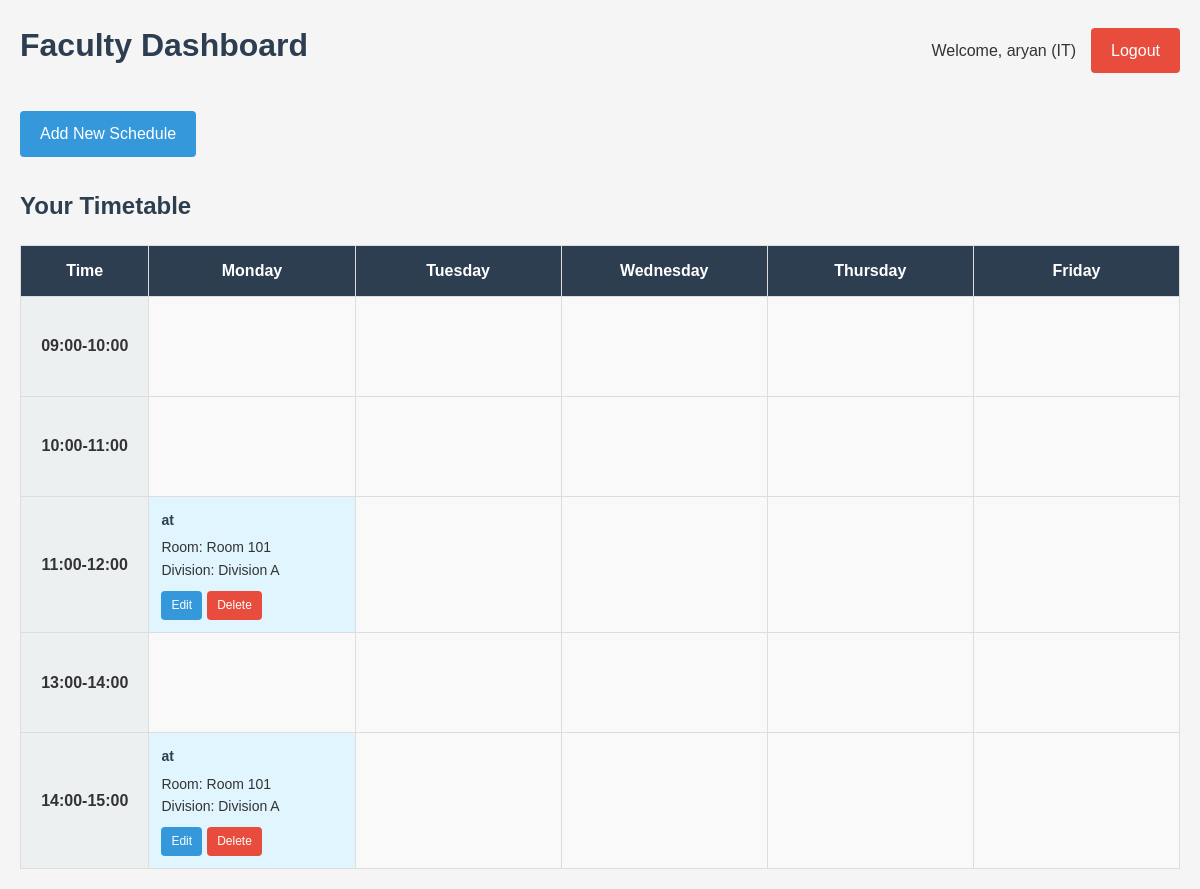
Screenshot of /faculty/dashboard (signed in) with the database file from the repository.
### models.py (models this page shows, shortened)
class Faculty(UserMixin, db.Model):
    id = db.Column(db.Integer, primary_key=True)
    username = db.Column(db.String(64), unique=True, nullable=False)
    email = db.Column(db.String(120), unique=True, nullable=False)
    password_hash = db.Column(db.String(128))
    name = db.Column(db.String(64), nullable=False)
    department = db.Column(db.String(64))
    courses = db.relationship('Course', backref='instructor', lazy='dynamic')

class Course(db.Model):
    id = db.Column(db.Integer, primary_key=True)
    name = db.Column(db.String(100), nullable=False)
    faculty_id = db.Column(db.Integer, db.ForeignKey('faculty.id'), nullable=False)
    division_id = db.Column(db.Integer, db.ForeignKey('division.id'), nullable=False)
    room_id = db.Column(db.Integer, db.ForeignKey('room.id'), nullable=False)
    time_slot_id = db.Column(db.Integer, db.ForeignKey('time_slot.id'), nullable=False)
    created_at = db.Column(db.DateTime, default=datetime.utcnow)

class Room(db.Model):
    id = db.Column(db.Integer, primary_key=True)
    name = db.Column(db.String(20), unique=True, nullable=False)
    capacity = db.Column(db.Integer, default=30)
    is_lab = db.Column(db.Boolean, default=False)
    courses = db.relationship('Course', backref='room', lazy='dynamic')

class Division(db.Model):
    id = db.Column(db.Integer, primary_key=True)
    name = db.Column(db.String(20), unique=True, nullable=False)
    courses = db.relationship('Course', backref='division', lazy='dynamic')

### app.py (the view)
@app.route('/faculty/dashboard')
@login_required
def faculty_dashboard():
    timetable = TimetableScheduler.get_timetable_for_faculty(current_user.id)
    return render_template('faculty_dashboard.html', timetable=timetable)

### app.py (called while the page is built)
@login_manager.user_loader
def load_user(user_id):
    return Faculty.query.get(int(user_id))

### templates/faculty_dashboard.html (shortened to what this page needs)
<!DOCTYPE html>
<html lang="en">
<head>
    <link rel="stylesheet" href="{{ url_for('static', filename='style.css') }}">
</head>
<body>
    <div class="container">
        <header class="dashboard-header">
            <h1>Faculty Dashboard</h1>
            <div class="user-info">
                <span>Welcome, {{ current_user.name }} ({{ current_user.department }})</span>
                <a href="{{ url_for('logout') }}" class="btn btn-danger">Logout</a>
            </div>
        </header>
        <div class="dashboard-actions">
            <a href="{{ url_for('add_schedule') }}" class="btn btn-primary">Add New Schedule</a>
        </div>
        <div class="timetable-section">
            <h2>Your Timetable</h2>
            <div class="timetable-container">
                <table class="timetable">
                    <thead>
                        <tr>
                            <th>Time</th>
                            <th>Monday</th>
                            <th>Tuesday</th>
                            <th>Wednesday</th>
                            <th>Thursday</th>
                            <th>Friday</th>
                        </tr>
                    </thead>
                    <tbody>
                        {% set time_slots = [] %}
                        {% for time_key in time_slots %}
                            <tr>
                                <td class="time-slot">{{ time_key }}</td>
                                {% for day in ['Monday', 'Tuesday', 'Wednesday', 'Thursday', 'Friday'] %}
                                    {% if day in timetable and time_key in timetable[day] %}
                                        {% set course = timetable[day][time_key] %}
                                        {% if course %}
                                            <td class="course-slot occupied">
                                                <div class="course-details">
                                                    <strong>{{ course.name }}</strong>
                                                    <div>Room: {{ course.room }}</div>
                                                    <div>Division: {{ course.division }}</div>
                                                    <div class="course-actions">
                                                        <a href="{{ url_for('edit_schedule', course_id=course.id) }}" class="action-btn edit">Edit</a>
                                                        <a href="{{ url_for('delete_schedule', course_id=course.id) }}" class="action-btn delete" onclick="return confirm('Are you sure you want to delete this course?')">Delete</a>
                                                    </div>
                                                </div>
                                            </td>
                                        {% else %}
                                            <td class="course-slot empty"></td>
                                        {% endif %}
                                    {% else %}
                                        <td class="course-slot empty"></td>
                                    {% endif %}
                                {% endfor %}
                            </tr>
                        {% endfor %}
                    </tbody>
                </table>
            </div>
        </div>
    </div>
</body>
</html>

### static/style.css (style rules this page uses)
:root { --primary-color: #3498db; --secondary-color: #2c3e50; --success-color: #2ecc71; --danger-color: #e74c3c; --warning-color: #f39c12; --info-color: #1abc9c; --light-color: #ecf0f1; --dark-color: #34495e; }
* { margin: 0; padding: 0; box-sizing: border-box; }
body { font-family: 'Arial', sans-serif; line-height: 1.6; background-color: #f5f5f5; color: #333; }
.container { max-width: 1200px; margin: 0 auto; padding: 20px; }
header { text-align: center; margin-bottom: 30px; }
header h1 { color: var(--secondary-color); margin-bottom: 10px; }
.btn { display: inline-block; padding: 10px 20px; border: none; border-radius: 4px; font-size: 16px; cursor: pointer; text-decoration: none; transition: background-color 0.3s; }
.btn-primary { background-color: var(--primary-color); color: white; }
.btn-danger { background-color: var(--danger-color); color: white; }
.dashboard-header { display: flex; justify-content: space-between; align-items: center; margin-bottom: 30px; }
.user-info { display: flex; align-items: center; gap: 15px; }
.dashboard-actions { margin-bottom: 30px; }
.timetable-section { margin-top: 30px; }
.timetable-section h2 { margin-bottom: 20px; color: var(--secondary-color); }
.timetable-container { overflow-x: auto; }
.timetable { width: 100%; border-collapse: collapse; background-color: white; box-shadow: 0 4px 6px rgba(0, 0, 0, 0.1); }
.timetable th, .timetable td { padding: 12px; text-align: center; border: 1px solid #ddd; }
.timetable th { background-color: var(--secondary-color); color: white; }
.time-slot { font-weight: bold; background-color: var(--light-color); }
.course-slot { min-width: 180px; height: 100px; vertical-align: top; }
.course-slot.empty { background-color: #f9f9f9; }
.course-slot.occupied { background-color: #e1f5fe; }
.course-details { font-size: 14px; text-align: left; }
.course-details strong { display: block; margin-bottom: 5px; color: var(--secondary-color); }
.course-actions { margin-top: 10px; display: flex; gap: 5px; }
.action-btn { padding: 5px 10px; border-radius: 4px; text-decoration: none; font-size: 12px; color: white; }
.action-btn.edit { background-color: var(--primary-color); }
.action-btn.delete { background-color: var(--danger-color); }

### rows the page displays
Faculty: name "aryan", department "IT"
Course: name "at"
Room: room "Room 101" "Room 101"
Division: division "Division A" "Division A"
Course: name "at"

### other values shown
{{ time_key }} "09:00-10:00" "10:00-11:00" "11:00-12:00" "13:00-14:00" "14:00-15:00"
